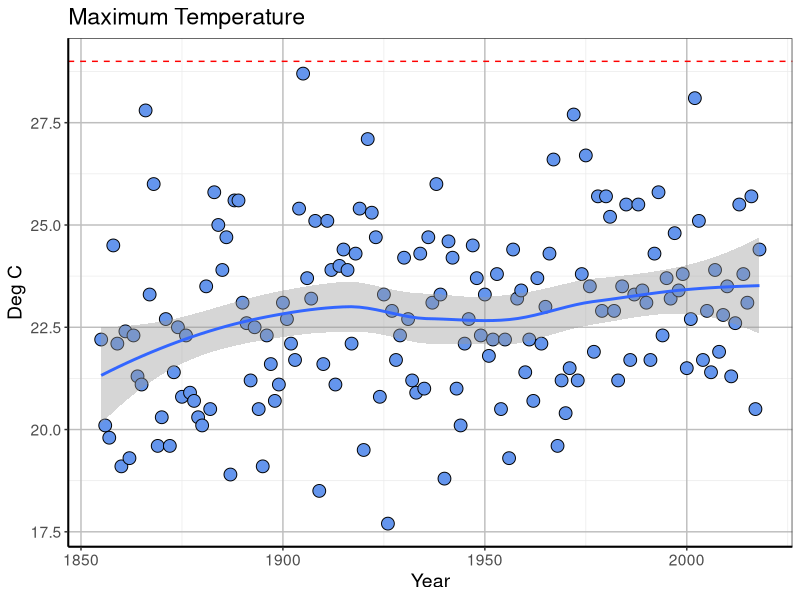

R code for this plot:

library(tidyverse)
library(reshape2)


#Extracts the maximum temperature for a month --------------------------------------

dataw <- read.csv("data/melbourne.csv", header = TRUE)

input <- dataw %>%
        filter(Month == 5) %>%
        group_by(Year) %>%
        summarise(Max_month = max(Max))


plot <- ggplot(input, aes(x=Year, y = Max_month)) +
        geom_point(size=4, shape=21, colour = "black", fill = "cornflowerblue") +
        geom_smooth(method=loess) +
        labs(title = "Maximum Temperature", y = "Deg C") +
        geom_hline(yintercept = 29, lty = 2, col ="red") +
        theme_bw() +
        theme(panel.grid.major = element_line(size = 0.5, color = "grey"), 
              axis.line = element_line(size = 0.7, color = "black"), text = element_text(size = 14))
plot


#ggsave("temp_september_max.png", device = NULL, width = 10, height = 5, dpi = 100)
